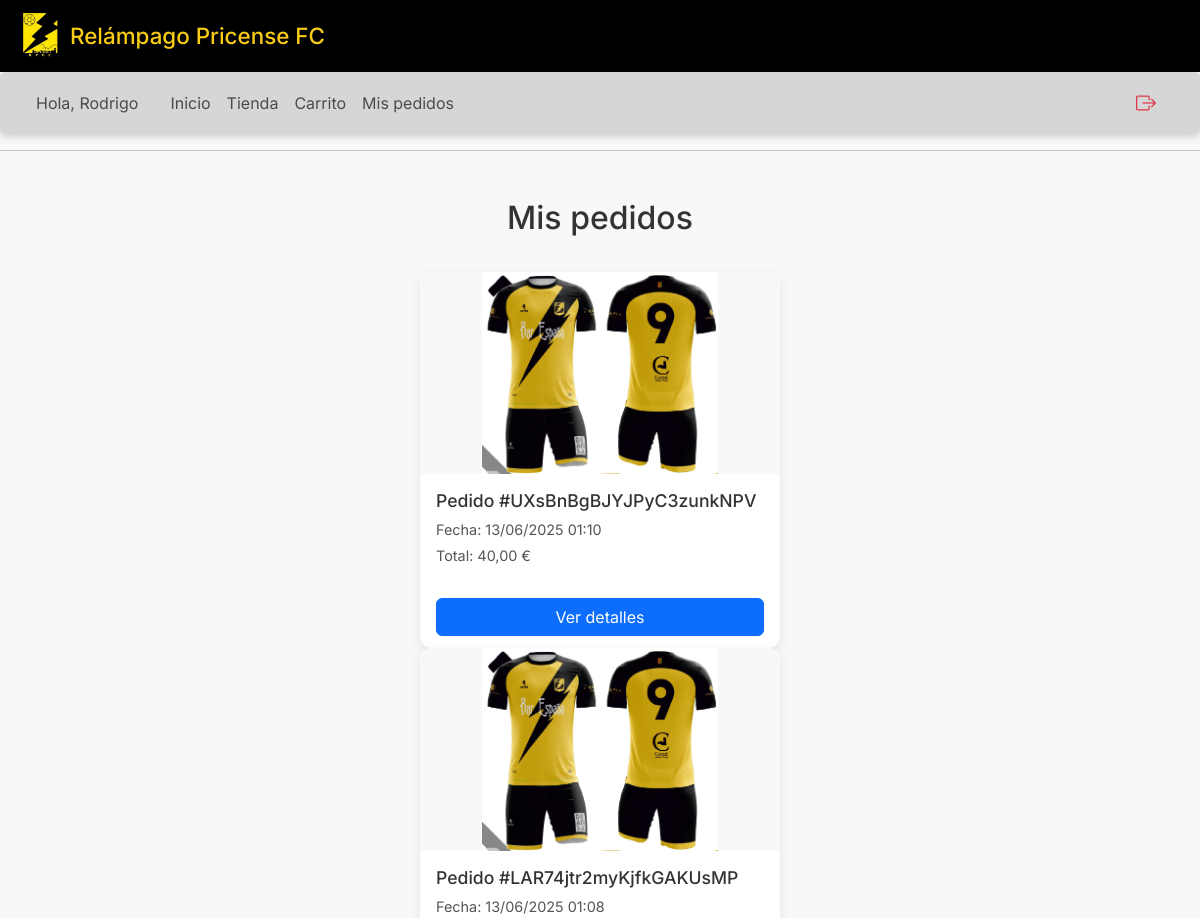
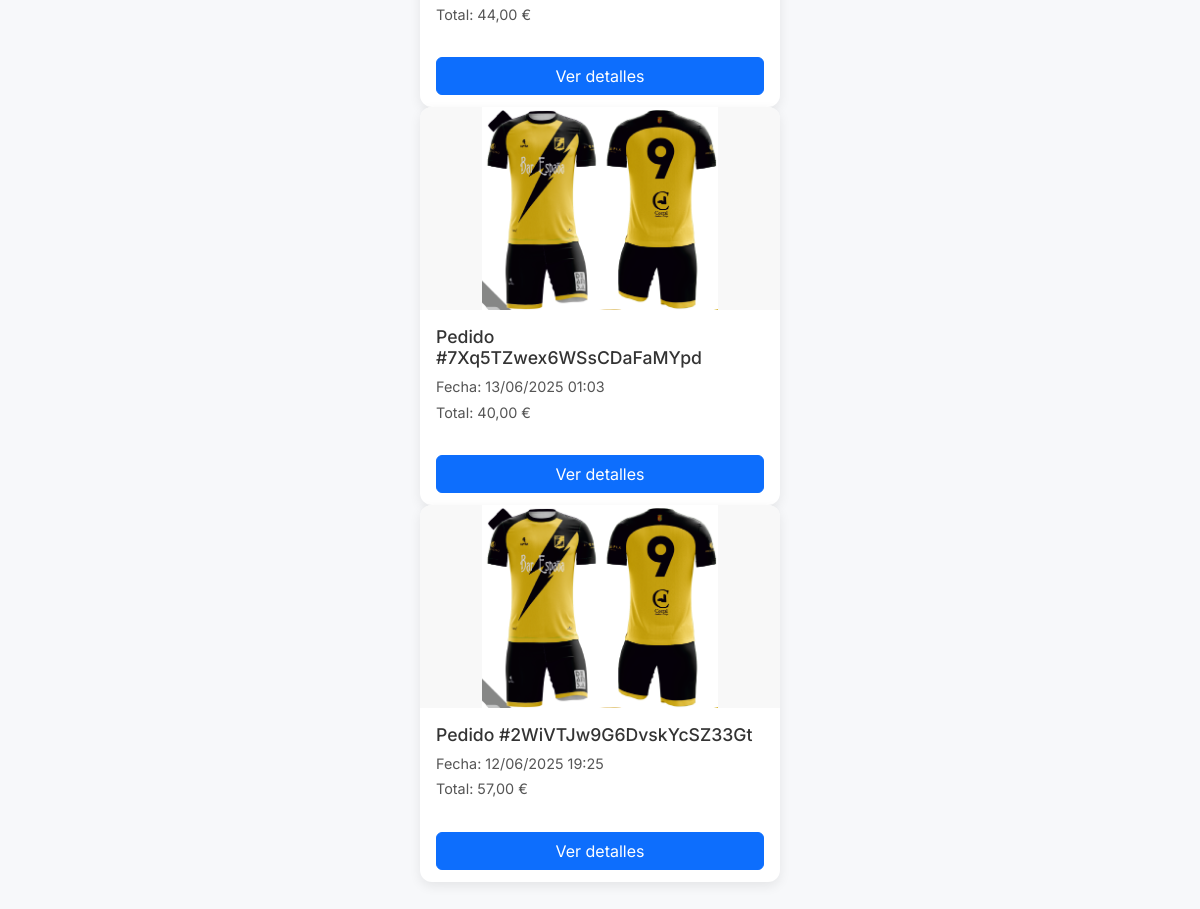
Page /mis-pedidos/ (signed in) on the earlier database version (2 pictures, top to bottom).
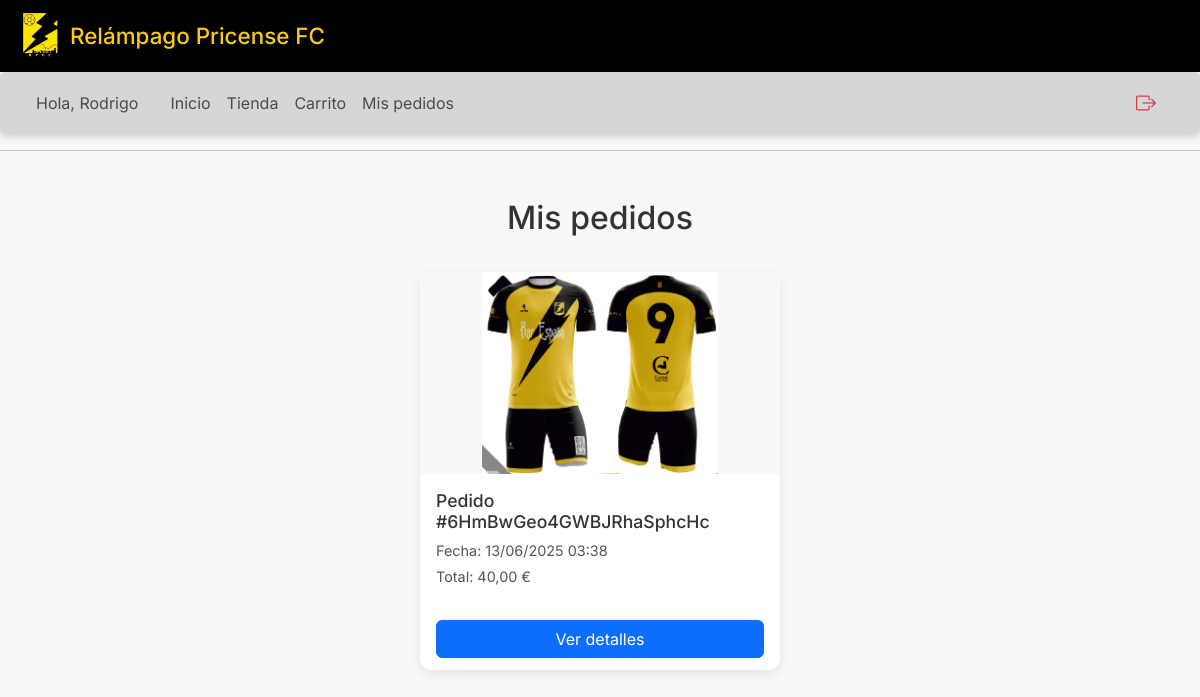
Same page on the later database version.
### relampagoweb/models.py (models this page shows, shortened)
class Usuario(AbstractBaseUser, PermissionsMixin):
    name = models.CharField(max_length=100)
    apellidos = models.CharField(max_length=100)
    telefono = models.CharField(max_length=20)
    email = models.EmailField(unique=True)
    is_active = models.BooleanField(default=True)
    is_staff = models.BooleanField(default=False)
    is_gestor = models.BooleanField(default=False)
    USERNAME_FIELD = 'email'
    REQUIRED_FIELDS = ['name', 'apellidos']
    objects = UsuarioManager()

class Pedido(models.Model):
    usuario = models.ForeignKey(settings.AUTH_USER_MODEL, on_delete=models.CASCADE, related_name='pedidos')
    fecha = models.DateTimeField(auto_now_add=True)
    pagado = models.BooleanField(default=False)
    id = models.CharField(primary_key=True, max_length=22, default=shortuuid.uuid, editable=False)
    usar_descuento = models.BooleanField(default=False)
    from decimal import Decimal
    @property
    def total(self):
        PRECIO_CAMISETA_NORMAL   = Decimal('22.00')
        PRECIO_CAMISETA_DESC     = Decimal('20.00')
        total = Decimal('0.00')
        num_camisetas = 0
        for linea in self.lineas.all():
            if linea.compra_tipo == 'solo_camiseta':
                num_camisetas += 1
            else:
                total += linea.producto.precio
        if num_camisetas:
            pares   = (num_camisetas // 2) if self.usar_descuento else 0
            sueltas = num_camisetas - (pares * 2)
            total += (pares * 2) * PRECIO_CAMISETA_DESC
            total += sueltas * PRECIO_CAMISETA_NORMAL
        return total

class LineaPedido(models.Model):
    pedido = models.ForeignKey(Pedido, on_delete=models.CASCADE, related_name='lineas')
    producto = models.ForeignKey(Producto, on_delete=models.CASCADE)
    talla = models.CharField(max_length=10)
    nombre_dorsal = models.CharField(max_length=100, blank=True, null=True)
    numero_dorsal = models.PositiveIntegerField(blank=True, null=True)
    compra_tipo = models.CharField(max_length=20, blank=True, null=True)  # <- AÑADIDO
    precio_unitario = models.DecimalField(max_digits=6, decimal_places=2, default=0.00)
    costo_unitario  = models.DecimalField(max_digits=6, decimal_places=2, default=0.00)

class Producto(models.Model):
    TIPO_PRODUCTO = (
        ('Camiseta', 'Camiseta'),
        ('Equipación', 'Equipación'),
        ('Sudadera', 'Sudadera'),
    )
    nombre = models.CharField(max_length=100)
    tipo = models.CharField(max_length=20, choices=TIPO_PRODUCTO)
    descripcion = models.TextField(blank=True)
    imagen = models.ImageField(upload_to='productos/')
    precio = models.DecimalField(max_digits=6, decimal_places=2)
    precio_camiseta_sola = models.DecimalField(
        max_digits=6, decimal_places=2,
        null=True, blank=True,
        help_text="Coste unitario de la camiseta suelta (si procede)"
    )
    precio_camiseta_descuento = models.DecimalField(
        max_digits=6, decimal_places=2,
        null=True, blank=True,
        help_text="Coste unitario de la camiseta suelta con descuento (si procede)"
    )
    coste_provedor= models.DecimalField(
        max_digits=6, decimal_places=2,
        null=False, blank=True,
        help_text="Precio que pagamos al proveedor por el producto, usar para equipaciones completas y sudaderas",
        default=Decimal('35.00')
    )
    coste_provedor_camiseta = models.DecimalField(
        max_digits=6, decimal_places=2,
        null=True, blank=True,
        help_text="Precio que pagamos al proveedor por la equipación solo camiseta",
        default=Decimal('22.00')
    )

### relampagoweb/views.py (the view)
# urls.py: path('mis-pedidos/', views.mis_pedidos_view, name='mis_pedidos'),
@login_required
def mis_pedidos_view(request):
    pedidos = Pedido.objects.filter(usuario=request.user).order_by('-fecha')
    return render(request, 'mis_pedidos.html', {
        'pedidos': pedidos
    })

### relampagoweb/templates/mis_pedidos.html (shortened to what this page needs)
{% extends "base.html" %}
{% load static %}
{% block extra_head %}
  <link rel="stylesheet" href="https://cdn.jsdelivr.net/npm/swiper@11/swiper-bundle.min.css" />
{% endblock %}
{% block content %}
  <section class="mis-pedidos-container">
    <h2>Mis pedidos</h2>
    {% if pedidos %}
      <div class="pedidos-grid carrusel-desktop">
        {% for pedido in pedidos %}
          <div class="pedido-card">
            {% with pedido.lineas.first as linea %}
              <img src="{{ linea.producto.imagen.url }}" alt="{{ linea.producto.nombre }}">
            {% endwith %}
            <div class="pedido-card-body">
              <h3>Pedido #{{ pedido.id }}</h3>
              <p>Fecha: {{ pedido.fecha|date:"d/m/Y H:i" }}</p>
              <p>Total: {{ pedido.total|floatformat:2 }} €</p>
            </div>
            <div class="pedido-card-footer">
              <a href="{% url 'detalle_mi_pedido' pedido.id %}" class="btn btn-primary">
                Ver detalles
              </a>
            </div>
          </div>
        {% endfor %}
      </div>
    {% else %}
      <p class="text-center">Aún no has realizado ningún pedido.</p>
      <div class="text-center mt-3">
        <a href="{% url 'tienda' %}" class="btn btn-outline-primary">Ir a la tienda</a>
      </div>
    {% endif %}
  </section>
{% endblock %}

### relampagoweb/templates/base.html (shortened to what this page needs)
{% load static %}
<!DOCTYPE html>
<html lang="es">
<head>
  <link href="https://cdn.jsdelivr.net/npm/bootstrap@5.3.3/dist/css/bootstrap.min.css" rel="stylesheet">
  <link href="https://cdn.jsdelivr.net/npm/bootstrap-icons@1.10.5/font/bootstrap-icons.css" rel="stylesheet">
  <link rel="stylesheet" href="{% static 'css/estilos.css' %}">
  <link rel="stylesheet" href="https://cdn.jsdelivr.net/npm/swiper@11/swiper-bundle.min.css" />
  {% block extra_head %}{% endblock %}
</head>
<body>
  {% block layout %}
    <header style="background-color: #000; color: #facc15; display: flex; align-items: center; gap: 10px; padding: 10px 20px;">
      <img src="{% static 'img/escudo.png' %}" alt="Escudo" width="40">
      <h1 class="m-0" style="font-size: 1.4rem;">Relámpago Pricense FC</h1>
    </header>
    <nav class="navbar navbar-expand-lg px-4 py-2 mb-0" style="background-color: #d6d6d6; border-radius: 6px;">
      <div class="container-fluid">
        <div class="collapse navbar-collapse" id="navbarOpciones">
          {% if user.is_authenticated %}
            <span class="navbar-text me-4">Hola, {{ user.name }}</span>
          {% endif %}
          <ul class="navbar-nav me-auto mb-2 mb-lg-0">
            <li class="nav-item"><a class="nav-link" href="{% url 'inicio' %}">Inicio</a></li>
            <li class="nav-item"><a class="nav-link" href="{% url 'tienda' %}">Tienda</a></li>
            {% if user.is_authenticated %}
              <li class="nav-item"><a class="nav-link" href="{% url 'carrito' %}">Carrito</a></li>
              <li class="nav-item"><a class="nav-link" href="{% url 'mis_pedidos' %}">Mis pedidos</a></li>
            {% endif %}
          </ul>
          <ul class="navbar-nav mb-2 mb-lg-0">
            {% if user.is_authenticated %}
              <li class="nav-item">
                <a href="#" class="text-danger fs-5 nav-link" title="Cerrar sesión"
                   data-bs-toggle="modal" data-bs-target="#logoutModal">
                  <i class="bi bi-box-arrow-right"></i>
                </a>
              </li>
            {% else %}
              <li class="nav-item"><a class="nav-link" href="{% url 'login' %}">Iniciar sesión</a></li>
              <li class="nav-item"><a class="nav-link" href="{% url 'registro' %}">Registrarse</a></li>
            {% endif %}
          </ul>
        </div>
      </div>
    </nav>
    <hr>
  {% endblock %}
  {% block content %}{% endblock %}
</body>
</html>

### relampagoweb/static/css/estilos.css (style rules this page uses)
html, body { font-family: 'Inter', sans-serif; margin: 0; padding: 0; background-color: #f7f8fa; color: #333; }
.navbar { background-color: #000; padding: 10px 20px; box-shadow: 0 2px 8px rgba(0, 0, 0, 0.2); position: sticky; top: 0; z-index: 1000; }
.carrusel-desktop { display: grid; grid-template-columns: repeat(auto-fit, minmax(220px, 1fr)); gap: 20px; padding: 10px 20px; }

### relampagoweb/templates/base.html (style rules this page uses)
body { font-family: 'Inter', sans-serif; }

### relampagoweb/templates/mis_pedidos.html (style rules this page uses)
.mis-pedidos-container { padding: 2rem 1rem; max-width: 1200px; margin: 0 auto; }
.mis-pedidos-container h2 { text-align: center; margin-bottom: 1.5rem; }
.pedidos-grid { display: grid; grid-template-columns: repeat(auto-fit, minmax(360px, 1fr)); gap: 1.5rem; }
.pedido-card { background: #fff; border-radius: 12px; box-shadow: 0 4px 12px rgba(0,0,0,0.08); overflow: hidden; display: flex; flex-direction: column; max-width: 360px; margin: 0 auto; }
.pedido-card img { width: 100%; height: auto; aspect-ratio: 16/9; object-fit: contain; background: #f8f8f8; }
.pedido-card-body { padding: 1rem; flex: 1; }
.pedido-card-body h3 { font-size: 1.1rem; margin-bottom: 0.5rem; }
.pedido-card-body p { font-size: 0.9rem; margin: 0.25rem 0; color: #555; }
.pedido-card-footer { padding: 0.75rem 1rem; text-align: center; }
.pedido-card-footer .btn { width: 100%; }
.carrusel-desktop { display: block; }

Differences in the rows shown:
removed Pedido: lineas.first.producto.imagen (picture), id "UXsBnBgBJYJPyC3zunkNPV", fecha "13/06/2025 01:10", total "40,00"
removed Pedido: lineas.first.producto.imagen (picture), id "LAR74jtr2myKjfkGAKUsMP", fecha "13/06/2025 01:08", total "44,00"
removed Pedido: lineas.first.producto.imagen (picture), id "7Xq5TZwex6WSsCDaFaMYpd", fecha "13/06/2025 01:03", total "40,00"
removed Pedido: lineas.first.producto.imagen (picture), id "2WiVTJw9G6DvskYcSZ33Gt", fecha "12/06/2025 19:25", total "57,00"
added Pedido: lineas.first.producto.imagen (picture), id "6HmBwGeo4GWBJRhaSphcHc", fecha "13/06/2025 03:38", total "40,00"
